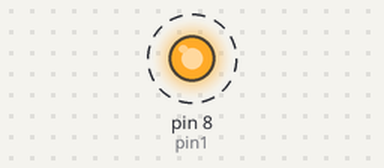
Bench run of a sketch on a simulated Arduino Uno, built with avr-gcc and run on an emulated ATmega328P. Shown: output pins drawn as LEDs (lit = HIGH). Dashed ring = blinking.

Above: at 0.15 s.
Timing chart, 0 to 3.0 s (numbered marks = the images above):
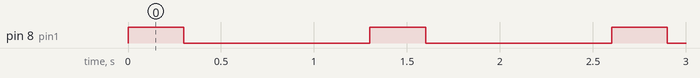

The sketch:

_1.0_Led_Blink.ino
```cpp
int pin1= 8;


//Solo se ejecuta una vez, inicialización del programa
void setup() {
  pinMode(pin1,  OUTPUT); // inicializa variable PIN como salida digital

}

void loop() {
  digitalWrite(pin1, HIGH);  // Prende el LED
  delay(300);              // Espera: 1 segundo= 1000 miliseugundos
  digitalWrite(pin1, LOW);    // Apaga el LED
  delay(1000);              // Espera
}
```

Measured:
- by itself, pin 8 (pin1): alternates HIGH for 0.30 s and LOW for 1.0 s
